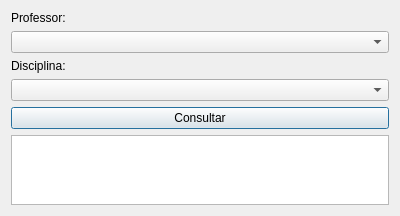
<?xml version="1.0" encoding="UTF-8"?>
<ui version="4.0">
 <class>Dialog</class>
 <widget class="QDialog" name="Dialog">
  <property name="geometry">
   <rect>
    <x>0</x>
    <y>0</y>
    <width>400</width>
    <height>200</height>
   </rect>
  </property>
  <property name="windowTitle">
   <string>Aulas por Professor</string>
  </property>
  <layout class="QVBoxLayout" name="verticalLayout">
   <item>
    <widget class="QLabel" name="labelProfessor">
     <property name="text">
      <string>Professor:</string>
     </property>
    </widget>
   </item>
   <item>
    <widget class="QComboBox" name="comboProfessor">
     <property name="editable">
      <bool>false</bool>
     </property>
    </widget>
   </item>
   <item>
    <widget class="QLabel" name="labelDisciplina">
     <property name="text">
      <string>Disciplina:</string>
     </property>
    </widget>
   </item>
   <item>
    <widget class="QComboBox" name="comboDisciplina">
     <property name="editable">
      <bool>false</bool>
     </property>
    </widget>
   </item>
   <item>
    <widget class="QPushButton" name="btnConsultar">
     <property name="text">
      <string>Consultar</string>
     </property>
    </widget>
   </item>
   <item>
    <widget class="QTableWidget" name="tableResultados">
     <property name="visible">
      <bool>false</bool>
     </property>
    </widget>
   </item>
  </layout>
 </widget>
 <resources/>
 <connections/>
</ui>
